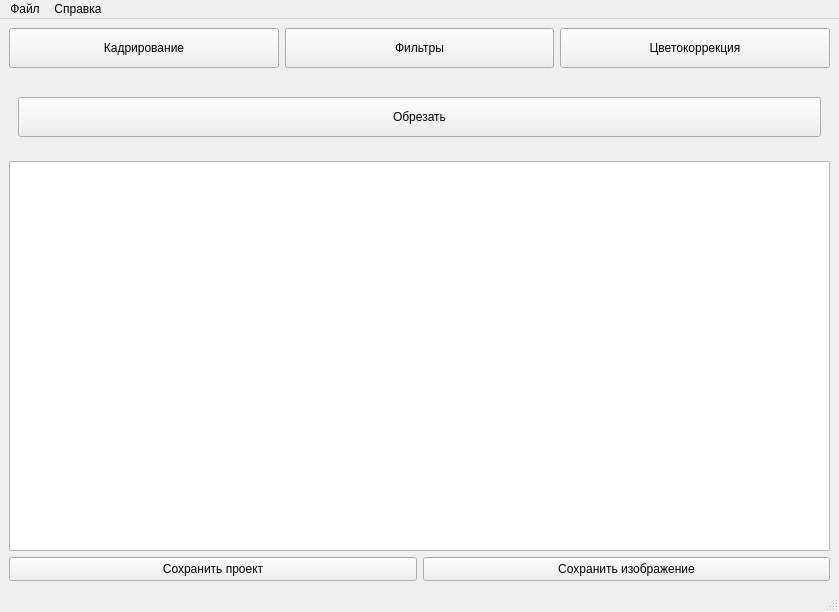
<?xml version="1.0" encoding="UTF-8"?>
<ui version="4.0">
 <class>EditWindow</class>
 <widget class="QMainWindow" name="EditWindow">
  <property name="geometry">
   <rect>
    <x>0</x>
    <y>0</y>
    <width>839</width>
    <height>612</height>
   </rect>
  </property>
  <property name="minimumSize">
   <size>
    <width>839</width>
    <height>612</height>
   </size>
  </property>
  <property name="windowTitle">
   <string>Редактор изображений</string>
  </property>
  <widget class="QWidget" name="centralwidget">
   <layout class="QGridLayout" name="gridLayout_3">
    <item row="0" column="0">
     <layout class="QGridLayout" name="gridLayout">
      <item row="0" column="2">
       <widget class="QPushButton" name="color_button">
        <property name="enabled">
         <bool>true</bool>
        </property>
        <property name="minimumSize">
         <size>
          <width>262</width>
          <height>40</height>
         </size>
        </property>
        <property name="text">
         <string>Цветокоррекция</string>
        </property>
       </widget>
      </item>
      <item row="0" column="1">
       <widget class="QPushButton" name="filter_button">
        <property name="enabled">
         <bool>true</bool>
        </property>
        <property name="minimumSize">
         <size>
          <width>263</width>
          <height>40</height>
         </size>
        </property>
        <property name="text">
         <string>Фильтры</string>
        </property>
       </widget>
      </item>
      <item row="0" column="0">
       <widget class="QPushButton" name="framing_button">
        <property name="enabled">
         <bool>true</bool>
        </property>
        <property name="minimumSize">
         <size>
          <width>262</width>
          <height>40</height>
         </size>
        </property>
        <property name="text">
         <string>Кадрирование</string>
        </property>
       </widget>
      </item>
     </layout>
    </item>
    <item row="1" column="0">
     <layout class="QGridLayout" name="gridLayout_2">
      <item row="3" column="0">
       <widget class="QPushButton" name="saveProjButton">
        <property name="minimumSize">
         <size>
          <width>397</width>
          <height>24</height>
         </size>
        </property>
        <property name="text">
         <string>Сохранить проект</string>
        </property>
       </widget>
      </item>
      <item row="0" column="0" colspan="2">
       <widget class="Line" name="line">
        <property name="orientation">
         <enum>Qt::Vertical</enum>
        </property>
       </widget>
      </item>
      <item row="3" column="1">
       <widget class="QPushButton" name="saveImageButton">
        <property name="minimumSize">
         <size>
          <width>396</width>
          <height>24</height>
         </size>
        </property>
        <property name="text">
         <string>Сохранить изображение</string>
        </property>
       </widget>
      </item>
      <item row="2" column="0" colspan="2">
       <widget class="QGraphicsView" name="graphicsView">
        <property name="minimumSize">
         <size>
          <width>791</width>
          <height>390</height>
         </size>
        </property>
        <property name="verticalScrollBarPolicy">
         <enum>Qt::ScrollBarAsNeeded</enum>
        </property>
        <property name="horizontalScrollBarPolicy">
         <enum>Qt::ScrollBarAsNeeded</enum>
        </property>
       </widget>
      </item>
      <item row="1" column="0" colspan="2">
       <widget class="QStackedWidget" name="stackedWidget">
        <property name="currentIndex">
         <number>0</number>
        </property>
        <widget class="QWidget" name="page">
         <layout class="QGridLayout" name="gridLayout_7">
          <item row="0" column="0">
           <layout class="QGridLayout" name="gridLayout_4">
            <item row="0" column="0">
             <widget class="QPushButton" name="cropButton">
              <property name="minimumSize">
               <size>
                <width>0</width>
                <height>40</height>
               </size>
              </property>
              <property name="text">
               <string>Обрезать</string>
              </property>
             </widget>
            </item>
           </layout>
          </item>
         </layout>
        </widget>
        <widget class="QWidget" name="page_2">
         <widget class="QWidget" name="gridLayoutWidget_2">
          <property name="geometry">
           <rect>
            <x>0</x>
            <y>0</y>
            <width>821</width>
            <height>71</height>
           </rect>
          </property>
          <layout class="QGridLayout" name="gridLayout_5">
           <item row="0" column="4">
            <widget class="QPushButton" name="blackwhiteButton">
             <property name="maximumSize">
              <size>
               <width>51</width>
               <height>51</height>
              </size>
             </property>
             <property name="text">
              <string/>
             </property>
            </widget>
           </item>
           <item row="0" column="2">
            <widget class="QPushButton" name="grayscaleButton">
             <property name="maximumSize">
              <size>
               <width>51</width>
               <height>51</height>
              </size>
             </property>
             <property name="text">
              <string/>
             </property>
            </widget>
           </item>
           <item row="0" column="1">
            <widget class="QPushButton" name="inversButton">
             <property name="maximumSize">
              <size>
               <width>51</width>
               <height>51</height>
              </size>
             </property>
             <property name="text">
              <string/>
             </property>
            </widget>
           </item>
           <item row="0" column="3">
            <widget class="QPushButton" name="sepiaButton">
             <property name="maximumSize">
              <size>
               <width>51</width>
               <height>51</height>
              </size>
             </property>
             <property name="text">
              <string/>
             </property>
            </widget>
           </item>
           <item row="0" column="0">
            <widget class="QPushButton" name="originalButton">
             <property name="minimumSize">
              <size>
               <width>51</width>
               <height>47</height>
              </size>
             </property>
             <property name="maximumSize">
              <size>
               <width>51</width>
               <height>47</height>
              </size>
             </property>
             <property name="text">
              <string/>
             </property>
            </widget>
           </item>
           <item row="1" column="1">
            <widget class="QLabel" name="label_2">
             <property name="minimumSize">
              <size>
               <width>61</width>
               <height>16</height>
              </size>
             </property>
             <property name="maximumSize">
              <size>
               <width>61</width>
               <height>16</height>
              </size>
             </property>
             <property name="text">
              <string>Инверсия</string>
             </property>
            </widget>
           </item>
           <item row="1" column="2">
            <widget class="QLabel" name="label_3">
             <property name="minimumSize">
              <size>
               <width>91</width>
               <height>16</height>
              </size>
             </property>
             <property name="maximumSize">
              <size>
               <width>91</width>
               <height>16</height>
              </size>
             </property>
             <property name="text">
              <string>Оттенки серого</string>
             </property>
            </widget>
           </item>
           <item row="1" column="3">
            <widget class="QLabel" name="label_4">
             <property name="minimumSize">
              <size>
               <width>61</width>
               <height>16</height>
              </size>
             </property>
             <property name="maximumSize">
              <size>
               <width>61</width>
               <height>16</height>
              </size>
             </property>
             <property name="text">
              <string>Сепия</string>
             </property>
            </widget>
           </item>
           <item row="1" column="4">
            <widget class="QLabel" name="label_5">
             <property name="minimumSize">
              <size>
               <width>61</width>
               <height>16</height>
              </size>
             </property>
             <property name="maximumSize">
              <size>
               <width>61</width>
               <height>16</height>
              </size>
             </property>
             <property name="text">
              <string>Ч/Б</string>
             </property>
            </widget>
           </item>
           <item row="1" column="0">
            <widget class="QLabel" name="label_6">
             <property name="minimumSize">
              <size>
               <width>61</width>
               <height>16</height>
              </size>
             </property>
             <property name="maximumSize">
              <size>
               <width>61</width>
               <height>16</height>
              </size>
             </property>
             <property name="text">
              <string>Оригинал</string>
             </property>
            </widget>
           </item>
          </layout>
         </widget>
        </widget>
        <widget class="QWidget" name="page_3">
         <widget class="QWidget" name="gridLayoutWidget_3">
          <property name="geometry">
           <rect>
            <x>0</x>
            <y>0</y>
            <width>821</width>
            <height>71</height>
           </rect>
          </property>
          <layout class="QGridLayout" name="gridLayout_6">
           <item row="1" column="2">
            <widget class="QLabel" name="label_9">
             <property name="minimumSize">
              <size>
               <width>61</width>
               <height>16</height>
              </size>
             </property>
             <property name="maximumSize">
              <size>
               <width>61</width>
               <height>16</height>
              </size>
             </property>
             <property name="font">
              <font>
               <pointsize>7</pointsize>
              </font>
             </property>
             <property name="text">
              <string>Насыщенность</string>
             </property>
            </widget>
           </item>
           <item row="1" column="3">
            <widget class="QLabel" name="label_10">
             <property name="minimumSize">
              <size>
               <width>61</width>
               <height>16</height>
              </size>
             </property>
             <property name="maximumSize">
              <size>
               <width>61</width>
               <height>16</height>
              </size>
             </property>
             <property name="font">
              <font>
               <pointsize>7</pointsize>
              </font>
             </property>
             <property name="text">
              <string>Температура</string>
             </property>
            </widget>
           </item>
           <item row="0" column="2">
            <widget class="QPushButton" name="saturationButton">
             <property name="minimumSize">
              <size>
               <width>51</width>
               <height>47</height>
              </size>
             </property>
             <property name="maximumSize">
              <size>
               <width>51</width>
               <height>47</height>
              </size>
             </property>
             <property name="text">
              <string/>
             </property>
             <property name="flat">
              <bool>true</bool>
             </property>
            </widget>
           </item>
           <item row="0" column="0">
            <widget class="QPushButton" name="brightButton">
             <property name="minimumSize">
              <size>
               <width>51</width>
               <height>47</height>
              </size>
             </property>
             <property name="maximumSize">
              <size>
               <width>51</width>
               <height>47</height>
              </size>
             </property>
             <property name="text">
              <string/>
             </property>
             <property name="flat">
              <bool>true</bool>
             </property>
            </widget>
           </item>
           <item row="1" column="0">
            <widget class="QLabel" name="label_7">
             <property name="minimumSize">
              <size>
               <width>61</width>
               <height>16</height>
              </size>
             </property>
             <property name="maximumSize">
              <size>
               <width>61</width>
               <height>16</height>
              </size>
             </property>
             <property name="font">
              <font>
               <pointsize>8</pointsize>
              </font>
             </property>
             <property name="text">
              <string>Яркость</string>
             </property>
            </widget>
           </item>
           <item row="1" column="1">
            <widget class="QLabel" name="label_8">
             <property name="minimumSize">
              <size>
               <width>61</width>
               <height>16</height>
              </size>
             </property>
             <property name="maximumSize">
              <size>
               <width>61</width>
               <height>16</height>
              </size>
             </property>
             <property name="font">
              <font>
               <pointsize>8</pointsize>
              </font>
             </property>
             <property name="text">
              <string>Контраст</string>
             </property>
            </widget>
           </item>
           <item row="0" column="1">
            <widget class="QPushButton" name="contrastButton">
             <property name="minimumSize">
              <size>
               <width>51</width>
               <height>47</height>
              </size>
             </property>
             <property name="maximumSize">
              <size>
               <width>51</width>
               <height>47</height>
              </size>
             </property>
             <property name="text">
              <string/>
             </property>
             <property name="flat">
              <bool>true</bool>
             </property>
            </widget>
           </item>
           <item row="0" column="3">
            <widget class="QPushButton" name="temperatureButton">
             <property name="minimumSize">
              <size>
               <width>51</width>
               <height>47</height>
              </size>
             </property>
             <property name="maximumSize">
              <size>
               <width>51</width>
               <height>47</height>
              </size>
             </property>
             <property name="text">
              <string/>
             </property>
             <property name="flat">
              <bool>true</bool>
             </property>
            </widget>
           </item>
           <item row="0" column="4" rowspan="2">
            <widget class="QStackedWidget" name="stackSliders">
             <property name="maximumSize">
              <size>
               <width>371</width>
               <height>51</height>
              </size>
             </property>
             <property name="currentIndex">
              <number>3</number>
             </property>
             <widget class="QWidget" name="page_4">
              <widget class="QLabel" name="label">
               <property name="geometry">
                <rect>
                 <x>20</x>
                 <y>30</y>
                 <width>49</width>
                 <height>16</height>
                </rect>
               </property>
               <property name="text">
                <string>-100</string>
               </property>
              </widget>
              <widget class="QLabel" name="label_11">
               <property name="geometry">
                <rect>
                 <x>340</x>
                 <y>30</y>
                 <width>49</width>
                 <height>16</height>
                </rect>
               </property>
               <property name="text">
                <string>100</string>
               </property>
              </widget>
              <widget class="QLabel" name="nowNumLabel">
               <property name="geometry">
                <rect>
                 <x>190</x>
                 <y>30</y>
                 <width>16</width>
                 <height>16</height>
                </rect>
               </property>
               <property name="text">
                <string>0</string>
               </property>
              </widget>
              <widget class="QSlider" name="brightSlider">
               <property name="geometry">
                <rect>
                 <x>30</x>
                 <y>10</y>
                 <width>321</width>
                 <height>20</height>
                </rect>
               </property>
               <property name="styleSheet">
                <string notr="true">QSlider::groove:horizontal {
    border: 1px solid #999999;
    height: 8px;
    background: transparent;
    margin: 2px 0;
}

QSlider::handle:horizontal {
    background: qlineargradient(x1:0, y1:0, x2:1, y2:1, stop:0 #b4b4b4, stop:1 #8f8f8f);
    border: 1px solid #5c5c5c;
    width: 18px;
    margin: -2px 0;
    border-radius: 3px;
}
</string>
               </property>
               <property name="minimum">
                <number>-100</number>
               </property>
               <property name="maximum">
                <number>100</number>
               </property>
               <property name="orientation">
                <enum>Qt::Horizontal</enum>
               </property>
              </widget>
             </widget>
             <widget class="QWidget" name="page_5">
              <widget class="QLabel" name="label_12">
               <property name="geometry">
                <rect>
                 <x>30</x>
                 <y>30</y>
                 <width>21</width>
                 <height>16</height>
                </rect>
               </property>
               <property name="text">
                <string>1</string>
               </property>
              </widget>
              <widget class="QLabel" name="label_13">
               <property name="geometry">
                <rect>
                 <x>340</x>
                 <y>30</y>
                 <width>21</width>
                 <height>16</height>
                </rect>
               </property>
               <property name="text">
                <string>100</string>
               </property>
              </widget>
              <widget class="QLabel" name="nowNumContrast">
               <property name="geometry">
                <rect>
                 <x>190</x>
                 <y>30</y>
                 <width>16</width>
                 <height>16</height>
                </rect>
               </property>
               <property name="text">
                <string>1</string>
               </property>
              </widget>
              <widget class="QSlider" name="contrastSlider">
               <property name="geometry">
                <rect>
                 <x>30</x>
                 <y>10</y>
                 <width>321</width>
                 <height>20</height>
                </rect>
               </property>
               <property name="styleSheet">
                <string notr="true">QSlider::groove:horizontal {
    border: 1px solid #999999;
    height: 8px;
    background: transparent;
    margin: 2px 0;
}

QSlider::handle:horizontal {
    background: qlineargradient(x1:0, y1:0, x2:1, y2:1, stop:0 #b4b4b4, stop:1 #8f8f8f);
    border: 1px solid #5c5c5c;
    width: 18px;
    margin: -2px 0;
    border-radius: 3px;
}
</string>
               </property>
               <property name="minimum">
                <number>1</number>
               </property>
               <property name="maximum">
                <number>100</number>
               </property>
               <property name="orientation">
                <enum>Qt::Horizontal</enum>
               </property>
              </widget>
             </widget>
             <widget class="QWidget" name="page_6">
              <widget class="QSlider" name="saturationSlider">
               <property name="geometry">
                <rect>
                 <x>30</x>
                 <y>10</y>
                 <width>321</width>
                 <height>20</height>
                </rect>
               </property>
               <property name="styleSheet">
                <string notr="true">QSlider::groove:horizontal {
    border: 1px solid #999999;
    height: 8px;
    background: transparent;
    margin: 2px 0;
}

QSlider::handle:horizontal {
    background: qlineargradient(x1:0, y1:0, x2:1, y2:1, stop:0 #b4b4b4, stop:1 #8f8f8f);
    border: 1px solid #5c5c5c;
    width: 18px;
    margin: -2px 0;
    border-radius: 3px;
}
</string>
               </property>
               <property name="minimum">
                <number>-10</number>
               </property>
               <property name="maximum">
                <number>10</number>
               </property>
               <property name="value">
                <number>0</number>
               </property>
               <property name="orientation">
                <enum>Qt::Horizontal</enum>
               </property>
              </widget>
              <widget class="QLabel" name="label_14">
               <property name="geometry">
                <rect>
                 <x>30</x>
                 <y>30</y>
                 <width>37</width>
                 <height>12</height>
                </rect>
               </property>
               <property name="text">
                <string>-10</string>
               </property>
              </widget>
              <widget class="QLabel" name="label_15">
               <property name="geometry">
                <rect>
                 <x>340</x>
                 <y>30</y>
                 <width>16</width>
                 <height>16</height>
                </rect>
               </property>
               <property name="text">
                <string>10</string>
               </property>
              </widget>
              <widget class="QLabel" name="nowNumSatur">
               <property name="geometry">
                <rect>
                 <x>190</x>
                 <y>30</y>
                 <width>16</width>
                 <height>16</height>
                </rect>
               </property>
               <property name="text">
                <string>1</string>
               </property>
              </widget>
             </widget>
             <widget class="QWidget" name="page_7">
              <widget class="QSlider" name="temperatureSlider">
               <property name="geometry">
                <rect>
                 <x>30</x>
                 <y>10</y>
                 <width>321</width>
                 <height>20</height>
                </rect>
               </property>
               <property name="styleSheet">
                <string notr="true">QSlider::groove:horizontal {
    border: 1px solid #999999;
    height: 8px;
    background: transparent;
    margin: 2px 0;
}

QSlider::handle:horizontal {
    background: qlineargradient(x1:0, y1:0, x2:1, y2:1, stop:0 #b4b4b4, stop:1 #8f8f8f);
    border: 1px solid #5c5c5c;
    width: 18px;
    margin: -2px 0;
    border-radius: 3px;
}
</string>
               </property>
               <property name="minimum">
                <number>-30</number>
               </property>
               <property name="maximum">
                <number>30</number>
               </property>
               <property name="orientation">
                <enum>Qt::Horizontal</enum>
               </property>
              </widget>
              <widget class="QLabel" name="NowNumTemperature">
               <property name="geometry">
                <rect>
                 <x>190</x>
                 <y>30</y>
                 <width>21</width>
                 <height>16</height>
                </rect>
               </property>
               <property name="text">
                <string>0</string>
               </property>
              </widget>
              <widget class="QLabel" name="label_17">
               <property name="geometry">
                <rect>
                 <x>30</x>
                 <y>26</y>
                 <width>20</width>
                 <height>20</height>
                </rect>
               </property>
               <property name="text">
                <string>-30</string>
               </property>
              </widget>
              <widget class="QLabel" name="label_18">
               <property name="geometry">
                <rect>
                 <x>340</x>
                 <y>30</y>
                 <width>16</width>
                 <height>16</height>
                </rect>
               </property>
               <property name="text">
                <string>30</string>
               </property>
              </widget>
             </widget>
            </widget>
           </item>
          </layout>
         </widget>
        </widget>
       </widget>
      </item>
     </layout>
    </item>
   </layout>
  </widget>
  <widget class="QMenuBar" name="menubar">
   <property name="geometry">
    <rect>
     <x>0</x>
     <y>0</y>
     <width>839</width>
     <height>17</height>
    </rect>
   </property>
   <widget class="QMenu" name="menu">
    <property name="title">
     <string>Файл</string>
    </property>
    <addaction name="action"/>
    <addaction name="action_7"/>
    <addaction name="action_2"/>
    <addaction name="separator"/>
    <addaction name="action_3"/>
    <addaction name="action_4"/>
    <addaction name="separator"/>
    <addaction name="action_5"/>
   </widget>
   <widget class="QMenu" name="menu_2">
    <property name="title">
     <string>Справка</string>
    </property>
    <addaction name="action_6"/>
   </widget>
   <addaction name="menu"/>
   <addaction name="menu_2"/>
  </widget>
  <widget class="QStatusBar" name="statusbar"/>
  <action name="action">
   <property name="text">
    <string>Открыть</string>
   </property>
  </action>
  <action name="action_3">
   <property name="text">
    <string>Сохранить как</string>
   </property>
  </action>
  <action name="action_4">
   <property name="text">
    <string>Сохранить</string>
   </property>
  </action>
  <action name="action_5">
   <property name="text">
    <string>Закрыть</string>
   </property>
  </action>
  <action name="action_6">
   <property name="text">
    <string>О программе</string>
   </property>
  </action>
  <action name="action_7">
   <property name="text">
    <string>Открыть проект</string>
   </property>
  </action>
  <action name="action_2">
   <property name="text">
    <string>Сохранить проект</string>
   </property>
  </action>
 </widget>
 <resources/>
 <connections/>
</ui>
